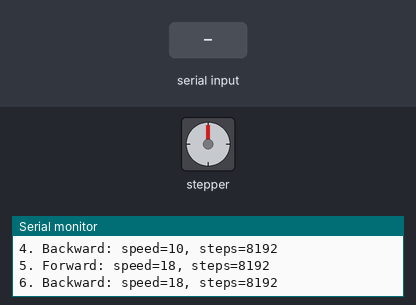
Bench run of a sketch on a simulated Arduino Uno, built with avr-gcc and run on an emulated ATmega328P. Shown: stepper motor, the last lines printed to the serial monitor. The test bench sets the inputs (shaded band). Stepper angles assume 2048 steps per turn.

Above: at 1.3 s.
1.4 s: "1" received over Serial
At 2.48 s:
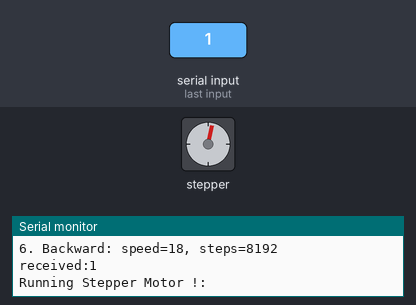
At 3.57 s:
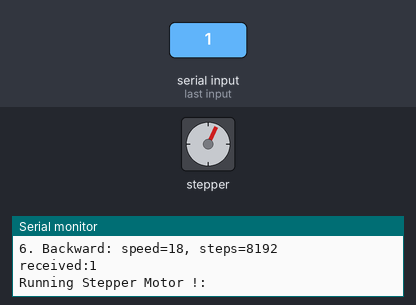
Timing chart, 0 to 21.4 s (numbered marks = the images above; inputs shaded):
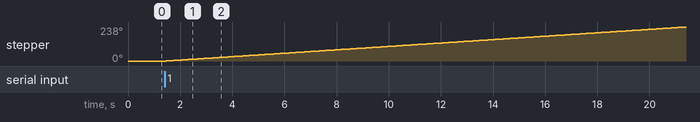

Measured:
- after the input at 1.4 s, stepper: keeps turning clockwise at about 12°/s, starting after 0.08 s

The sketch:

controls_four-phase_stepping_motor_speed__steering_and_steps.ino
```cpp
#include <Stepper.h>
#define STEPS 2048    // 跑一圈需要 2048步
Stepper stepper(STEPS,2,4,3,5);
int steps=0, RunSpeed=1;
void setup()
{
  Serial.begin(9600);
  Serial.println("1. Forward: speed=2, steps=4096");
  Serial.println("2. Backward: speed=2, steps=4096");
  Serial.println("3. Forward: speed=10, steps=8192");
  Serial.println("4. Backward: speed=10, steps=8192");
  Serial.println("5. Forward: speed=18, steps=8192");
  Serial.println("6. Backward: speed=18, steps=8192");
}

void loop()
{
 if (Serial.available() > 0)
 {
    int num = Serial.read();
    Serial.print("received:");
    Serial.write(num);
    Serial.println();

    if (num=='1')
    {
      RunSpeed=2;
      steps=4096;
    }
    else if (num=='2')
    {
      RunSpeed=2;
      steps=-4096;
    }
    else if (num=='3')
    {
      RunSpeed=10;
      steps=8192;
    }
    else if (num=='4')
    {
      RunSpeed=10;
      steps=-8192;
    }
    else if (num=='5')
    {
      RunSpeed=18;
      steps=8192;
    }
    else if (num=='6')
    {
      RunSpeed=18;
      steps=-8192;
    }
    Serial.println("Running Stepper Motor !:");
    stepper.setSpeed(RunSpeed);
    stepper.step(steps);

    delay(1000);
  }
}
```
